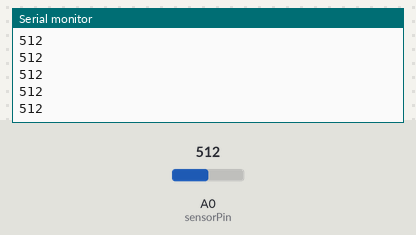
Recording of a sketch running on a simulated Arduino Uno, built with avr-gcc and run on an emulated ATmega328P. On the bench: the last lines printed to the serial monitor. The test bench sets the inputs (shaded band); at power-on: A0 (sensorPin) = 512.

Above: at 1.2 s.
1.3 s: A0 (sensorPin) set to 716
At 2.1 s:
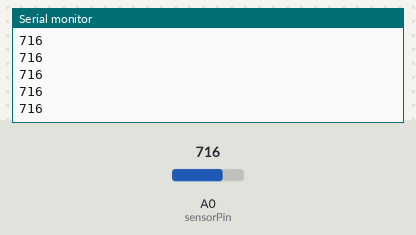
2.8 s: A0 (sensorPin) set to 900
At 3.7 s:
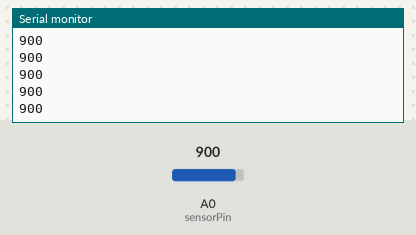
Timing chart, 0 to 5.8 s (numbered marks = the images above; inputs shaded):
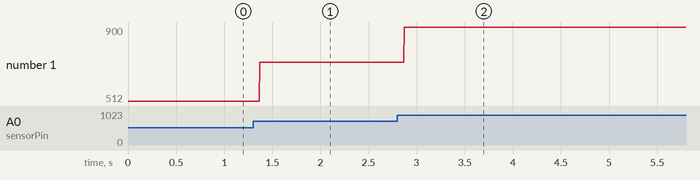

The sketch:

hrm.ino
```cpp
int sensorPin = 0;
void setup() {
   Serial.begin(9600);
}
void loop ()
{
   while(1)
   {
     Serial.print(analogRead(sensorPin));
     Serial.print('\n');
   }
}
```

Measured:
- after the input at 1.3 s, the serial monitor: prints a new line after 0.07 s (image 1)
- after the input at 2.8 s, the serial monitor: prints a new line after 0.07 s (image 2)
- plotted number 1: 512 → 716 after the input at 1.3 s, 716 → 900 after the input at 2.8 s
